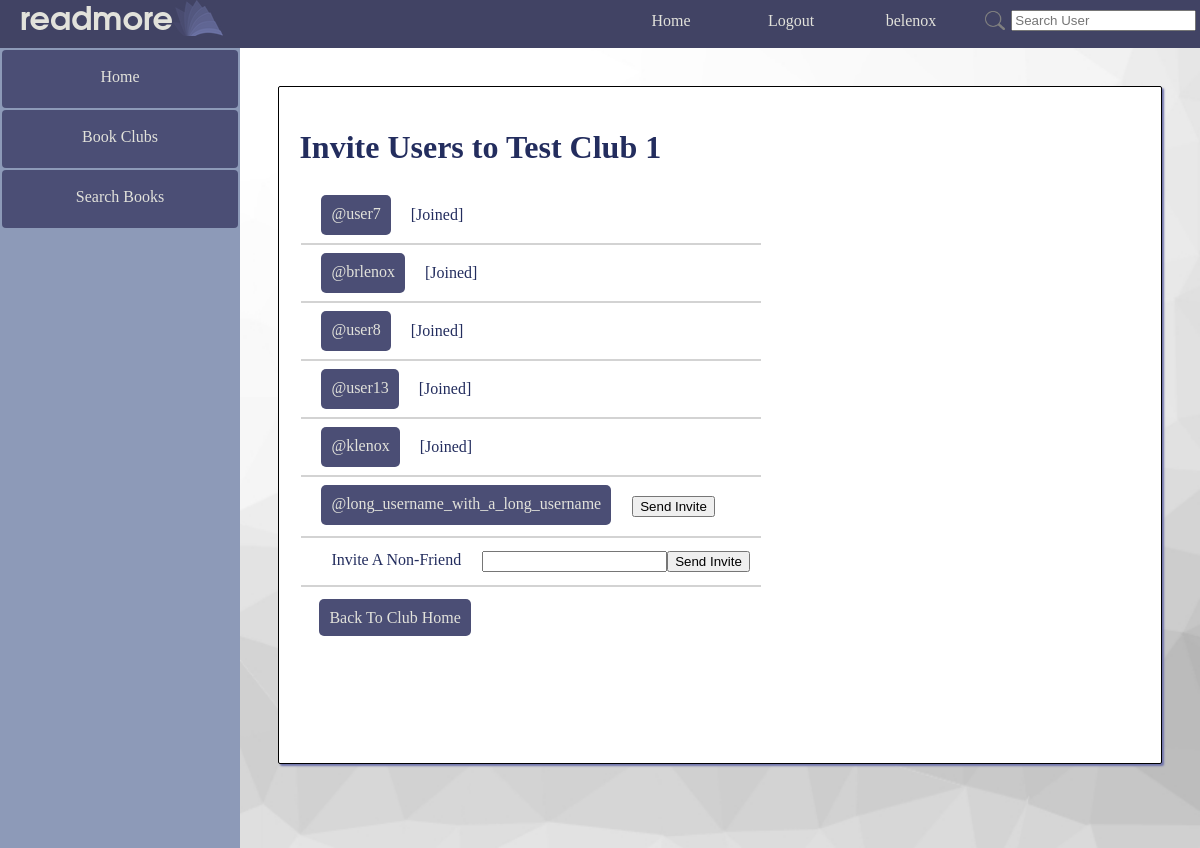
The page /readmore/invite_to_club/2/ (signed in) on the database its author committed.
### readmore_app/models.py (models this page shows, shortened)
class Club(models.Model):
    club_id = models.AutoField(primary_key=True)
    club_name = models.CharField(max_length=100)
    club_description = models.TextField(blank=True)
    club_owner = models.ForeignKey(UserExt, on_delete=models.CASCADE)
    club_users = models.ManyToManyField(UserExt, related_name="user_clubs")
    club_pending_invites = models.ManyToManyField('UserExt', related_name="pending_invites")
    club_library = models.ManyToManyField('ClubBook', related_name='clubs')

class UserExt(User):
    user_friends = models.ManyToManyField('UserExt', related_name="friends")
    user_birthdate = models.DateField()
    user_bio = models.TextField(default="This user hasn't written a bio :(")
    user_pending_friends = models.ManyToManyField('UserExt', related_name="pending_friends")
    user_reading_log = models.ManyToManyField('ReadingLogBook', related_name="reading_log")

### readmore_app/views.py (the view)
# urls.py: path('invite_to_club/<int:club_id>/', views.invite_to_club, name='invite_to_club'),
def invite_to_club(request, club_id):
    if request.user.is_authenticated:
        club = get_object_or_404(Club, club_id=club_id)
        real_user = get_object_or_404(UserExt, id=request.user.id)
        if club.club_owner != real_user:
            return redirect(reverse('readmore_app:club', kwargs={'club_id': club.club_id}))
        return render(request, "readmore_app/invite_to_club.html", {"real_user": real_user, "club": club})
    else:
        return redirect(reverse('readmore_app:login'))

### readmore_app/templatetags/extras.py (called while the page is built)
@register.simple_tag
def num_notifications(user_id):
    try:
        this_user = UserExt.objects.get(pk=user_id)
        return Notification.objects.filter(notification_user=this_user).count()
    except Exception as e:
        return ""

### readmore_app/templates/readmore_app/invite_to_club.html (shortened to what this page needs)
{% extends parent_template|default:"base.html" %}
{% load static %}
{% block content %}
<div class="basic_card">
    <h1> Invite Users to {{ club.club_name }}</h1>
    <table>
    {% for friend in real_user.user_friends.all %}
        <tr id="friend{{ friend.id }}" style="display:flex; flex-wrap:wrap;">
            <td style="padding-left: 20px; display:flex;justify-content: center;">
                <a style="height: 20px; margin-top: 5px;" href="{% url 'readmore_app:profile' friend.id %}" class="anchor_button">@{{ friend.username }}</a>  {% if friend in club.club_users.all %}<p style="padding-left: 20px;">[Joined]</p>{% endif %}
            </td>
            <td style="padding-left: 20px;">
                <p id="invitebutton{{ friend.id }}">
                {% if friend not in club.club_users.all and friend not in club.club_pending_invites.all %}
                <button onclick="inviteMember({{ friend.id }}, {{ club.club_id }});">Send Invite</button>
                {% elif friend in club.club_pending_invites.all %}
                Pending...
                {% endif %}
                </p>
            </td>
        </tr>
        <tr id="friend{{ friend.id }}underline"><td colspan="2" bgcolor="lightgray"><td></tr>
    {% endfor %}
    <tr style="display:flex; flex-wrap:wrap; padding: 10px;">
        <td style="padding-left: 20px; display:flex;justify-content: center;">Invite A Non-Friend</td>
        <td style="padding-left: 20px;"><input type="text" name="username" id="username" /><button onclick="inviteNonfriend({{ club.club_id }});">Send Invite</button>  </td>
    </tr>
    <tr id="friend{{ friend.id }}underline"><td colspan="2" bgcolor="lightgray"><td></tr>
    </table>
    <a class="anchor_button" style="top: 20px; left: 20px; position: relative;" href="{% url 'readmore_app:club' club.club_id %}">Back To Club Home</a>
</div>
{% endblock %}

### templates/base.html (shortened to what this page needs)
{% load extras %}
{% load static %}
<!DOCTYPE html>
<html lang="en">
  <head>
    <link rel=stylesheet href="{% static 'readmore_app/style.css' %}">
  </head>
  <body>
    <div class="container" >
      <div class="navbar navbar_wrapper">
        <div class="navbar">
          <div><h2 class="logo">readmore</h2></div>
          <div><img src="{% static 'readmore_app/logo_small.png' %}"></div>
        </div>
        <div class="navbar_links" style="padding-right:2%;">
          <a class="link" href="{% url 'readmore_app:index' %}">Home</a>
          {% if not user.is_authenticated %}
          <a class="link" href="{% url 'readmore_app:login' %}" >Login</a>
          <a class="link" href="{% url 'readmore_app:registration' %}">Register</a>
          {% else %}
          <a href="{% url 'readmore_app:logout' %}" >Logout</a>
          <div id="drop">
              {% num_notifications user.id as has_notifications %}
              <a  href="{% url 'readmore_app:profile' user.id %}" style="padding-bottom:17px;">{{ user.username }}</a>
          </div>
          <div style="padding: 0.5%;">
            <form style="display: flex; left: 0px; position: relative; top:7px; align-items: center;" class="link" method="POST" action="{% url 'readmore_app:user_search_results' %}">
              <input type="image" width="20px" style="margin-right: 3%;" src="{% static 'readmore_app/logo_search.png' %}">
              <input type="text" placeholder="Search User" name="search_query" >
            </form>
          </div>
          {% endif %}
        </div>
      </div>
      <div class="content-container">
          {% if user.is_authenticated %}
          <div class="sidebar">
              <a href="{% url 'readmore_app:index' %}">Home</a>
              <a href="{% url 'readmore_app:book_clubs' %}">Book Clubs</a>
              <a href="{% url 'readmore_app:search_book' %}">Search Books</a>
          </div>
          <main style="margin:0;">
          {% endif %}
          {% block content %}{% endblock %}
          </main>
      </div>
    </div>
  </body>
</html>

### readmore_app/static/readmore_app/style.css (style rules this page uses)
body { font-family: Garamond, Georgia, serif; margin:0; overflow: hidden; }
a { text-decoration: none; }
h2.logo { color:#e2e2db; font-family:Arial, Helvetica, sans-serif; font-weight:800px; margin-left: 20px; font-size:32px; margin-top: 6px; }
.container { display:flex; flex-flow: column; height: inherit; overflow: hidden; }
.content-container { display: flex; justify-content: start; flex-direction: row; flex-wrap: nowrap; height: 100vh; }
h2.logo { color:#e2e2db; font-family: Avantgarde, TeX Gyre Adventor, URW Gothic L, sans-serif; font-weight:800px; margin-left: 20px; font-size:32px; margin-top: 6px; }
main { background-image: url(white_background.jpg); background-attachment:scroll; background-size:cover; display: flex; width: 80%; min-height: 100%; height: 100% auto; color: #232D5E; overflow-y: auto; overflow-x: hidden; justify-content:center; }
main > * { margin-left: 4.5%; }
main > div { width: 100%; }
#drop { display: flex; flex-direction: column; align-content: center; align-items: center; margin-right:2%; }
.basic_card { border-radius: 2px; box-shadow: 2px 2px 2px#7074ac; border-color: black; width: 100%; background-color: white; min-height: 70vh; height:fit-content; overflow: hidden; border-style: solid; border-width: 1px; padding: 20px; padding-bottom: 10%; margin: 4%; }
.anchor_button { border-radius: 5px; color: #e2e2db; height: auto; width: fit-content; border: none; padding: 10px; background: #4b4e75; }
div.sidebar { position: relative; text-align: center; background: #8d9ab8; width:20%; height:100vh; }
.sidebar a { margin: 2px 2px 2px 2px; border-radius: 4px; color: #e2e2db; height: 30px; display:block; width:auto; border:none; padding: 10px; padding-top: 18px ; background: #4b4e75; }
.navbar_wrapper { padding-right: 2%; width:100%; }
.navbar { height:3em; }
div.navbar { float:initial; display: flex; border: none; position: relative; background: #414364; z-index: 1; justify-content: space-between; }
.navbar a { min-width: 120px; text-align: center; border-radius: 4px; font-size: medium; text-decoration: none; color: #e2e2db; background: none; padding: 12px 0px; }
.navbar_links { float:initial; display: flex; border: none; position: relative; z-index: 1; justify-content: space-between; }

### rows shown on the page
Club: club_name "Test Club 1"
UserExt: username "user7", shows "[Joined]"
UserExt: username "brlenox", shows "[Joined]"
UserExt: username "user8", shows "[Joined]"
UserExt: username "user13", shows "[Joined]"
UserExt: username "klenox", shows "[Joined]"
UserExt: username "long_username_with_a_long_username"

### other values the page prints
{{ user.username }} "belenox"
